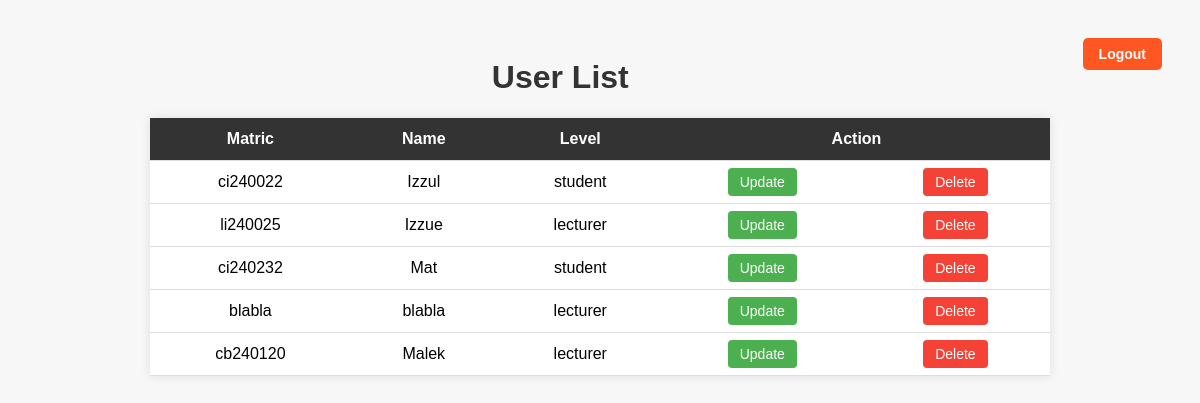
Screenshot of /read.php (signed in) with the database file from the repository.
### tables this page shows
CREATE TABLE `users` (
  `matric` varchar(10) NOT NULL,
  `name` varchar(100) NOT NULL,
  `password` varchar(255) NOT NULL,
  `role` varchar(10) NOT NULL
);

### user.php (called while the page is built, shortened)
<?php
class User
{
    private $conn;
    public function __construct($db)
    {
        $this->conn = $db;
    }
    public function getUsers()
    {
        $sql = "SELECT matric, name, role FROM users";
        $result = $this->conn->query($sql);
        return $result;
    }
}

### read.php (the view, shortened to what this page needs)
<?php
include 'User.php';
$database = new Database();
$db = $database->getConnection();
$user = new User($db);
$result = $user->getUsers();
?>
<!DOCTYPE html>
<html lang="en">
<head>
</head>
<body>
    <a href="logout.php" class="logout">Logout</a>
    <h1>User List</h1>
    <table>
        <tr>
            <th>Matric</th>
            <th>Name</th>
            <th>Level</th>
            <th colspan="2">Action</th>
        </tr>
        <?php
        if ($result->num_rows > 0) {
            while ($row = $result->fetch_assoc()) {
                ?>
                <tr>
                    <td><?php echo $row["matric"]; ?></td>
                    <td><?php echo $row["name"]; ?></td>
                    <td><?php echo $row["role"]; ?></td>
                    <td><a class="button update" href="update_form.php?matric=<?php echo $row["matric"]; ?>">Update</a></td>
                    <td><a class="button delete" href="delete.php?matric=<?php echo $row["matric"]; ?>">Delete</a></td>
                </tr>
                <?php
            }
        } else {
            echo "<tr><td colspan='5'>No users found</td></tr>";
        }
        ?>
    </table>
</body>
</html>

### read.php (style rules this page uses)
body { font-family: Arial, sans-serif; padding: 30px; background-color: #f7f7f7; }
h1 { text-align: center; color: #333; }
.logout { float: right; margin-bottom: 20px; background-color: #ff5722; color: #fff; text-decoration: none; padding: 8px 16px; border-radius: 5px; font-size: 14px; font-weight: bold; transition: background-color 0.3s ease; }
table { width: 80%; margin: auto; border-collapse: collapse; background-color: #fff; box-shadow: 0 0 10px rgba(0, 0, 0, 0.1); }
th, td { padding: 12px 15px; text-align: center; border-bottom: 1px solid #ddd; }
th { background-color: #333; color: #fff; }
a.button { text-decoration: none; padding: 6px 12px; color: #fff; border-radius: 4px; font-size: 14px; }
a.update { background-color: #4CAF50; }
a.delete { background-color: #f44336; }

### rows the page displays
users: matric "ci240022", name "Izzul", role "student"
users: matric "li240025", name "Izzue", role "lecturer"
users: matric "ci240232", name "Mat", role "student"
users: matric "blabla", name "blabla", role "lecturer"
users: matric "cb240120", name "Malek", role "lecturer"
